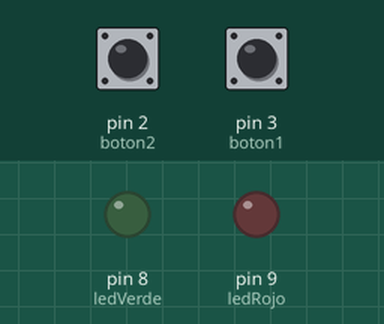
A sketch run on a simulated Arduino Uno, built with avr-gcc and run on an emulated ATmega328P. Parts: output pins drawn as LEDs (lit = HIGH). The inputs (shaded band) are chosen by the test bench; at power-on: pin 3 (boton1) HIGH, pin 2 (boton2) LOW.

Above: at 1.2 s.
1.3 s: pin 3 (boton1) pulled LOW for 0.15 s
At 2.9 s:
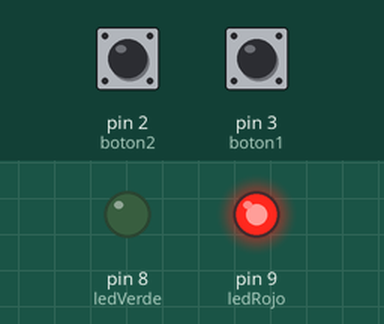
7.4 s: pin 2 (boton2) pulled HIGH for 0.15 s
At 8.7 s:
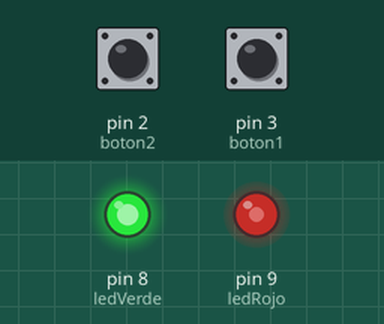
15.2 s: pin 3 (boton1) pulled LOW for 1 s
At 18.6 s:
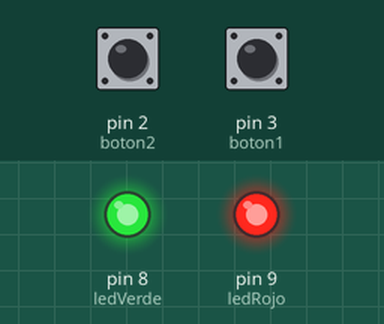
19.2 s: pin 3 (boton1) pulled LOW for 3.2 s
At 27.9 s:
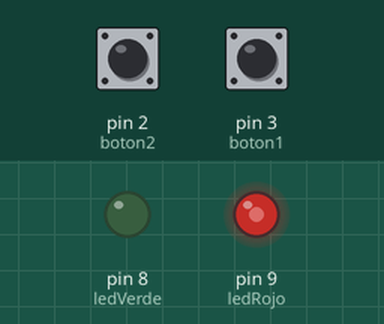
Timing chart, 0 to 28.7 s (numbered marks = the images above; inputs shaded):
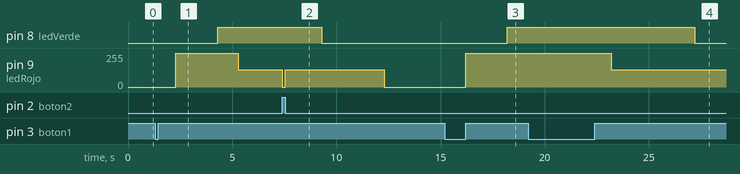

The sketch:

secuenciaGatilladaPorInterrupcionesYSerial.ino
```cpp
// (licence header left out)
#include "TimerOne.h"  // TIMER1 interrupt

String inputString = "";         // Almacena los datos entrantes por puerto serial
boolean stringComplete = false;  // Indica si se recibi un comando completo.

//LEDS EN PINES DIGITALES 8 y 9
byte ledVerde = 8;
byte ledRojo = 9;      //la libreria TimerOne implementa pwm en este pin (usado para parpadear)

//BOTONES EN PINES DIGITALES 2 y 3
byte boton1=3;
byte boton2=2;
byte interruptBoton1=1;        //necesario para las interrupciones!!, digital pin3
byte interruptBoton2=0;        //necesario para las interrupciones!!, digital pin2

byte tick=-2; //Contador de segundos para la secuencia
boolean boton2cambio=false; //bandera para el boton2.

void setup()
{
  Serial.begin(9600);
  pinMode(boton1, INPUT);
  pinMode(boton2, INPUT);
  pinMode(ledRojo, OUTPUT);
  pinMode(ledVerde, OUTPUT);
  attachInterrupt(interruptBoton1, trigger, FALLING);  // enlaza la subrutina trigger a la interrupcion del pin digital 2.
  Timer1.initialize(1000000);    //Timer1 configurado a 1 segundo.
  inputString.reserve(200);      //reserva memoria
}


void loop()
{

if (stringComplete) {
    Serial.println(inputString);
    if (inputString == "iniciar\n")   //comando que gatilla la secuencia de leds
        trigger();
    else if (inputString == "LedVerde\n")    //comando que hace parpadear una vez el led verde.
       {
         digitalWrite(ledVerde,HIGH);
         delay(1000);
         digitalWrite(ledVerde,LOW);
       }

    inputString = "";
    stringComplete = false;
  }


if(tick==0)
     digitalWrite(ledRojo,HIGH);

else if (tick==2)   // 2 segundos
     digitalWrite(ledVerde,HIGH);

else if (tick==7) // 7 segundos
     digitalWrite(ledVerde,LOW);

else if (tick==3 )  // 3 segundos
     {
     if (digitalRead(boton2)==LOW)
         Timer1.pwm(9,512,1000000);
     attachInterrupt(interruptBoton2, cambioEstadoBoton2, CHANGE);   // enlaza la subrutina cambioEstadoBoton2() a la interrupcion del pin digital 3.
     }

else if (tick==10) // 10 segundos
     {            //apagar leds y desactivar interrupciones.
     detachInterrupt (interruptBoton2);
     digitalWrite(ledRojo,LOW);
     Timer1.detachInterrupt();
     Timer1.disablePwm(9);
     tick=11;
     }

if(boton2cambio==true && (tick >=3) )
     {
     boton2cambio=false;          //limpiar bandera

     if (digitalRead(boton2)==LOW)
         {
         Timer1.pwm(9,512,1000000);  //activar el parpadeo
         }

     else
         {
         Timer1.disablePwm(9);      //desactivar el parpadeo
         digitalWrite(ledRojo,HIGH);
         }
     }
}


void trigger()
{
  Timer1.restart(); //reinicia el Timer1
  tick=-1;
  Timer1.attachInterrupt(contar);  // enlaza la subrutina contar() a la interrupcion del Timer1.
}

void contar()
{
tick++;
}


void cambioEstadoBoton2() //flag activado cuando el boton 2 es presionado entre los segundos 3 y 10.
{
boton2cambio=true;
}


void serialEvent() {
  while (Serial.available()) {
    // get the new byte:
    char inChar = (char)Serial.read();
    // add it to the inputString:
    inputString += inChar;
    // if the incoming character is a newline, set a flag
    // so the main loop can do something about it:
    if (inChar == '\n') {
      stringComplete = true;
    }
  }
}
```

Measured:
- after the input at 1.3 s, pin 8 (ledVerde): LOW → HIGH after 3.0 s; pin 9 (ledRojo): 0/255 → 255/255 after 1.0 s, → 128/255 3.0 s later
- after the input at 7.4 s, pin 9 (ledRojo): 128/255 → 0/255 after 0.00 s instead of 4.9 s
- after the input at 15.2 s, pin 8 (ledVerde): LOW → HIGH after 3.0 s; pin 9 (ledRojo): 0/255 → 255/255 after 1.0 s
- after the input at 19.2 s, pin 8 (ledVerde): HIGH → LOW after 8.0 s instead of 4.0 s
